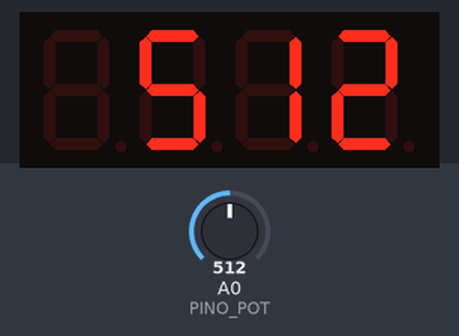
A sketch run on a simulated Arduino Uno, built with avr-gcc and run on an emulated ATmega328P. On the bench: 4-digit seven-segment display. The inputs (shaded band) are chosen by the test bench; at power-on: A0 (PINO_POT) = 512.

Above: at 1.2 s.
1.3 s: A0 (PINO_POT) set to 716
At 2.4 s:
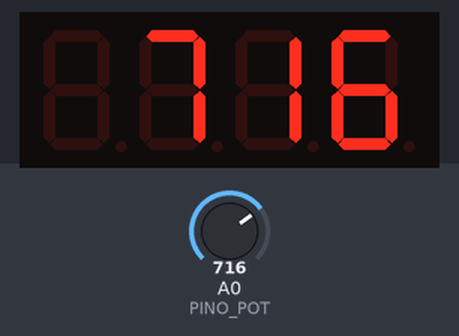
2.8 s: A0 (PINO_POT) set to 900
At 4.0 s:
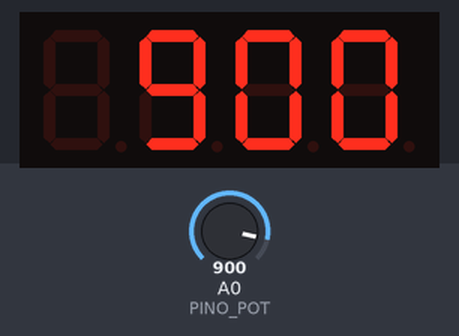
4.4 s: A0 (PINO_POT) set to 1023
At 5.6 s:
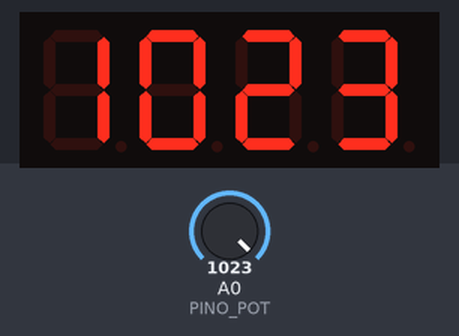
Timing chart, 0 to 7.4 s (numbered marks = the images above; inputs shaded):
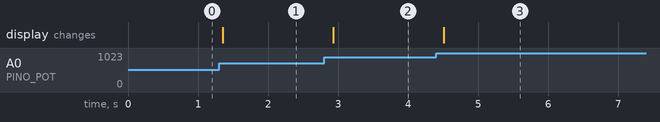

The sketch:

c2_pot_display.ino
```cpp
// Lab 02 - Etapa 3B (potenciômetro no display)
// Objetivo: mostrar no display o valor bruto lido do potenciômetro (0 a 1023).
// Status: não testado em bancada.
//
// Ligação (a confirmar na bancada): CLK -> D7, DIO -> D8; potenciômetro no A0.

#include <TM1637Display.h>

const byte PINO_CLK = 7;
const byte PINO_DIO = 8;
const byte PINO_POT = A0;

TM1637Display display(PINO_CLK, PINO_DIO);

void setup() {
  display.setBrightness(5);
}

void loop() {
  int leitura = analogRead(PINO_POT);   // 0 a 1023
  // Sem zeros à esquerda: 7 aparece como "   7", não "0007".
  display.showNumberDec(leitura, false);
  delay(100);
}
```

Measured:
- after the input at 1.3 s, the display: changes after 0.06 s (image 1)
- after the input at 2.8 s, the display: changes after 0.13 s (image 2)
- after the input at 4.4 s, the display: changes after 0.11 s (image 3)
